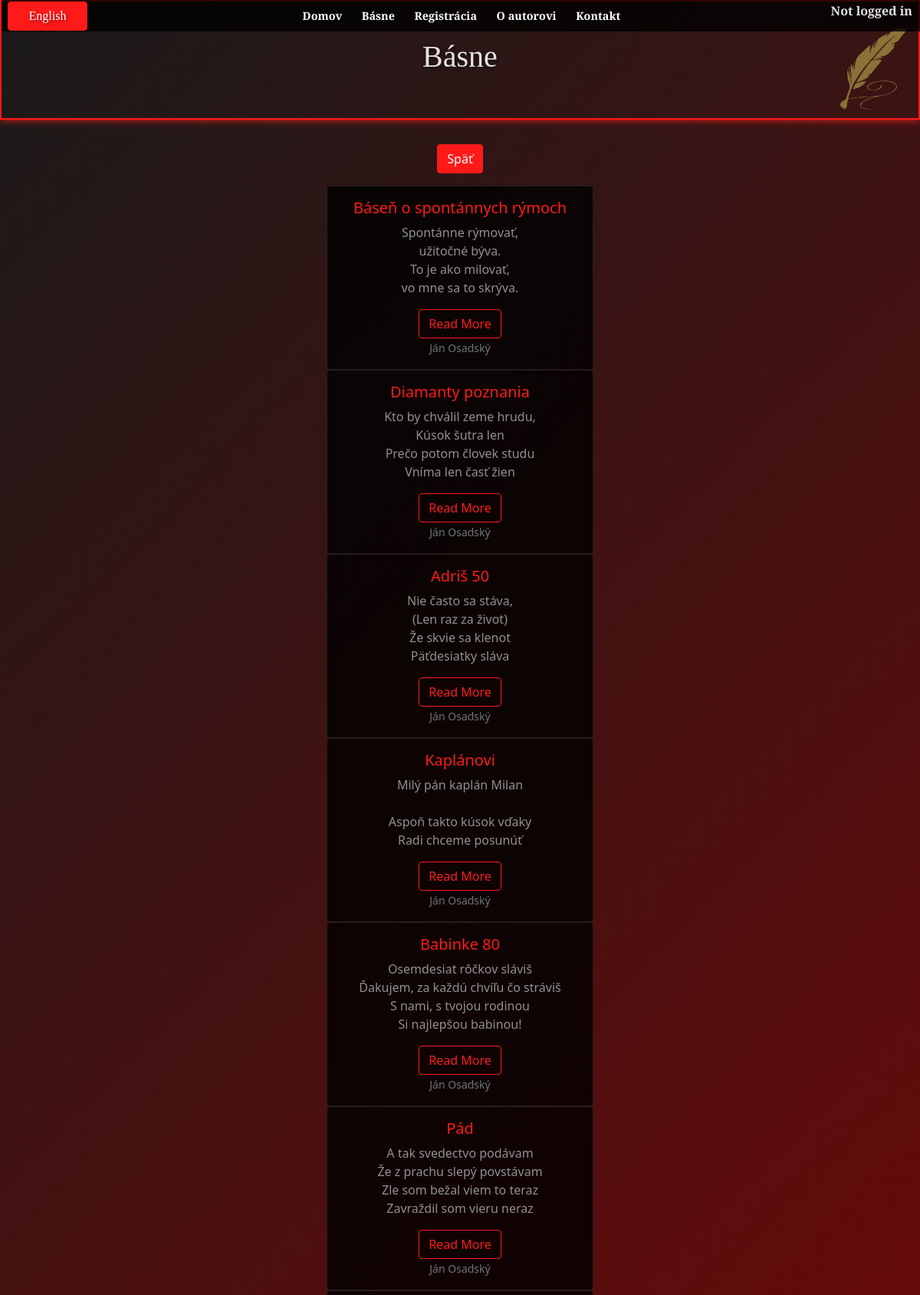
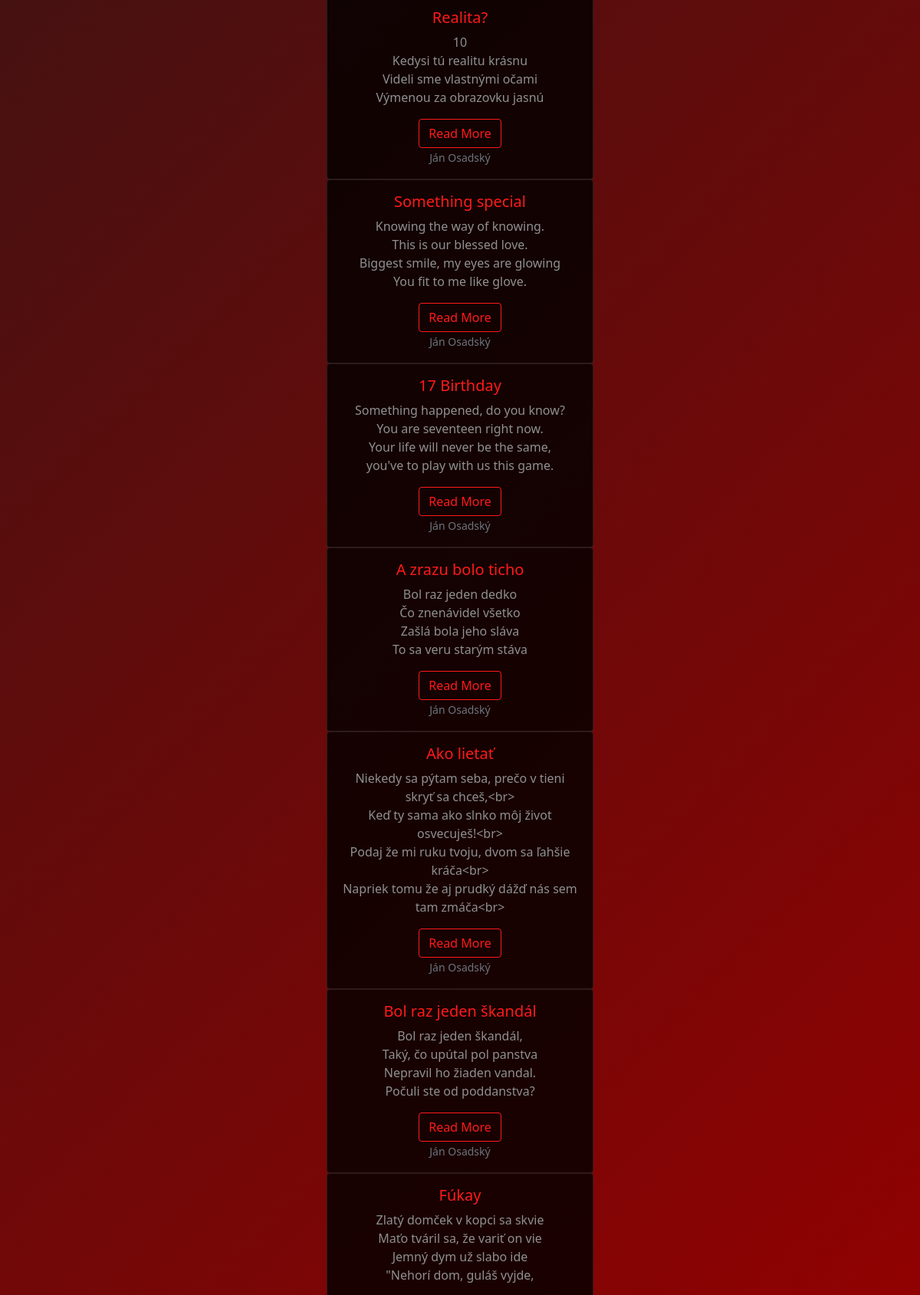
Page /display_poems.php?lang=sk (upper part) on the committed database (2 pictures, top to bottom).
### tables this page shows
CREATE TABLE `poems` (
  `ID` int(11) NOT NULL,
  `name` text NOT NULL,
  `author` text NOT NULL,
  `text` mediumtext NOT NULL,
  `date` date NOT NULL DEFAULT current_timestamp(),
  `lang` tinytext NOT NULL
);

### includes/udaje.php (called while the page is built, shortened)
<?php
$current_language = isset($_GET['lang']) ? $_GET['lang'] : 'en';
?>

### includes/functions/funkcie.php (the view, shortened to what this page needs)
<?php
function displayPart($poemID) {
    $conn = new mysqli('localhost', 'root', '', 'poems');
    $sql = "SELECT * FROM poems WHERE ID = ?";
    $stmt = $conn->prepare($sql);
    $stmt->bind_param("i", $poemID);
    $stmt->execute();
    $result = $stmt->get_result();
    if ($result->num_rows > 0) {
        $poem = $result->fetch_assoc();
        $firstFourVerses = nl2br(htmlspecialchars(implode("\n", array_slice(explode("\n", $poem['text']), 0, 4))));
        echo <<<HTML
        <div class='container'>
            <div class='row justify-content-center'>
                <div class='col-md-4'>
                    <div class='card poetry-card h-100'>
                        <div class='card-body'>
                            <h5 class='card-title'>{$poem['name']}</h5>
                            <p class='card-text'>{$firstFourVerses}</p>
                            <div class='text-muted'>
                                <a href='fullpoem.php?id={$poem["ID"]}' class='btn btn-outline-primary'>Read More</a><br>
                                <small>{$poem['author']}</small>
                            </div>
                        </div>
                    </div>
                </div>
            </div>
        </div>
        HTML;
    } else {
        echo "<div class='container'><p>No poem found with the given ID.</p></div>";
    }
}
?>

### display_poems.php (shortened to what this page needs)
<?php
include('includes/udaje.php');
include('includes/functions/funkcie.php');
include('includes/hlavicka.php');
?>
<div class="container">
    <a href="javascript:history.back()" class="btn btn-primary mb-3">
        <?php echo $current_language === 'sk' ? "Späť" : "Back"; ?>
    </a>
    <?php
    if ($_SERVER['REQUEST_METHOD'] === 'GET') {
        $sql = empty($_GET['poem_type']) ?
            "SELECT * FROM poems" :
            "SELECT * FROM poems INNER JOIN " . $_GET['poem_type'] . " ON poems.ID = " . $_GET['poem_type'] . ".poemID";
        require_once 'includes/config/config.php';
        $result = $conn->query($sql);
        if ($result->num_rows > 0) {
            while ($row = $result->fetch_assoc()) {
                displayPart($row['ID']);
            }
        } else {
            echo '<p class="text-center">';
            echo $current_language === 'sk' ?
                "Nenašli sa žiadne básne pre vybraný typ." :
                "No poems found for the selected type.";
            echo '</p>';
        }
    }
    ?>
</div>
<?php include('includes/pata.php'); ?>

### assets/css/style.css (style rules this page uses)
:root { --primary-red: #ff1a1a; --dark-red: #990000; --off-black: #1a1a1a; text-align: center; }
* { margin: 0; padding: 0; box-sizing: border-box; }
body { background: linear-gradient(135deg, var(--off-black) 0%, var(--dark-red) 100%); color: rgb(144, 144, 144); min-height: 100vh; }
.btn-primary { background-color: var(--primary-red); border-color: var(--primary-red); }
.btn-outline-primary { color: var(--primary-red); border-color: var(--primary-red); }
.card { background-color: rgba(0, 0, 0, 0.8); border: 1px solid rgba(255, 255, 255, 0.1); transition: transform 0.3s, box-shadow 0.3s; }
.card-title { color: var(--primary-red); }
.container { overflow: hidden; }

### rows in the picture
poems: name "Báseň o spontánnych rýmoch", text "Spontánne rýmovať, užitočné býva. To je ako milovať, vo mne sa to skrýva.", author "Ján Osadský"
poems: name "Diamanty poznania", text "Kto by chválil zeme hrudu, Kúsok šutra len Prečo potom človek studu Vníma len časť žien", author "Ján Osadský"
poems: name "Adriš 50", text "Nie často sa stáva, (Len raz za život) Že skvie sa klenot Päťdesiatky sláva", author "Ján Osadský"
poems: name "Kaplánovi", text "Milý pán kaplán Milan Aspoň takto kúsok vďaky Radi chceme posunúť", author "Ján Osadský"
poems: name "Babinke 80", text "Osemdesiat rôčkov sláviš Ďakujem, za každú chvíľu čo stráviš S nami, s tvojou rodinou Si najlepšou babinou!", author "Ján Osadský"
poems: name "Pád", text "A tak svedectvo podávam Že z prachu slepý povstávam Zle som bežal viem to teraz Zavraždil som vieru neraz", author "Ján Osadský"
poems: name "Realita?", text "10 Kedysi tú realitu krásnu Videli sme vlastnými očami Výmenou za obrazovku jasnú", author "Ján Osadský"
poems: name "Something special", text "Knowing the way of knowing. This is our blessed love. Biggest smile, my eyes are glowing You fit to me like glove.", author "Ján Osadský"
poems: name "17 Birthday", text "Something happened, do you know? You are seventeen right now. Your life will never be the same, you've to play with us this game.", author "Ján Osadský"
poems: name "A zrazu bolo ticho", text "Bol raz jeden dedko Čo znenávidel všetko Zašlá bola jeho sláva To sa veru starým stáva", author "Ján Osadský"
poems: name "Ako lietať", text "Niekedy sa pýtam seba, prečo v tieni skryť sa chceš,<br> Keď ty sama ako slnko môj život osvecuješ!<br> Podaj že mi ruku tvoju, dvom sa ľahšie kráča<br> Napriek tomu že aj prudký dážď nás sem tam zmáča<br>", author "Ján Osadský"
poems: name "Bol raz jeden škandál", text "Bol raz jeden škandál, Taký, čo upútal pol panstva Nepravil ho žiaden vandal. Počuli ste od poddanstva?", author "Ján Osadský"
poems: name "Fúkay", text "Zlatý domček v kopci sa skvie Maťo tváril sa, že variť on vie Jemný dym už slabo ide \"Nehorí dom, guláš vyjde,"

### other values in the picture
$title "Básne"
